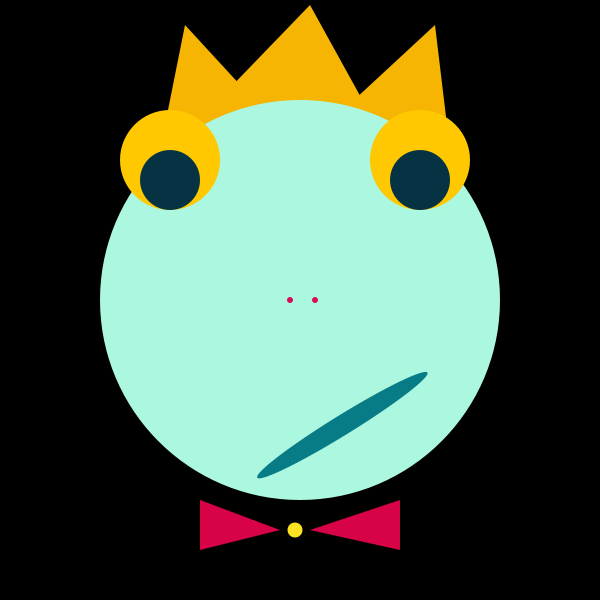
Frame 1 (no input)
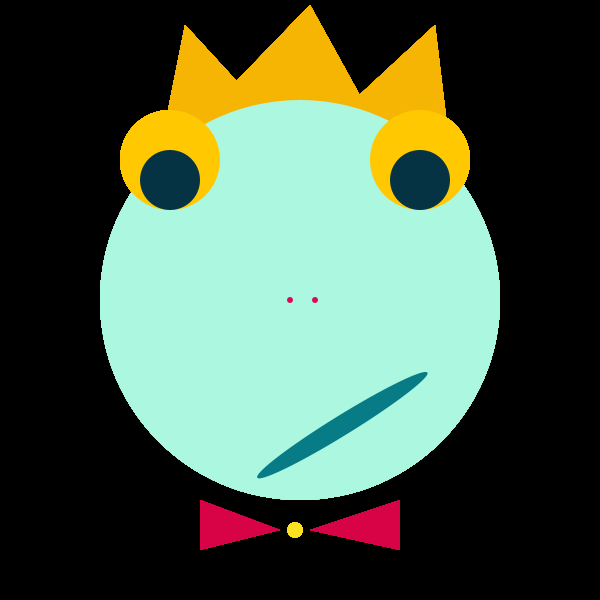
Frame 60 (the mouse pressed at the canvas centre just before this capture)
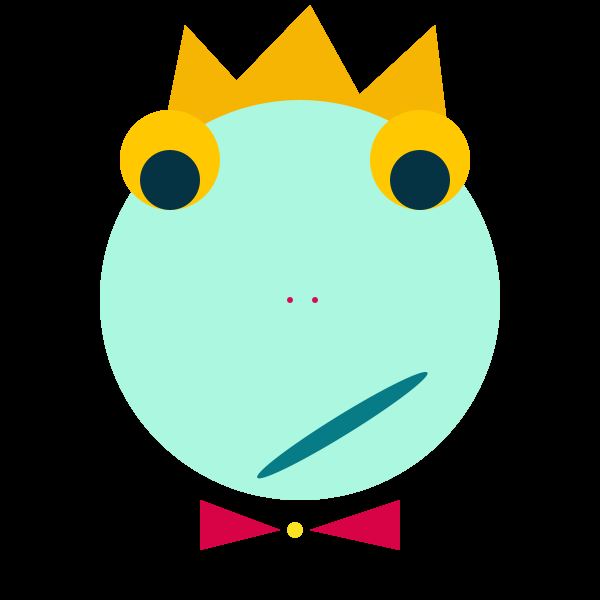
Frame 120 (the mouse held since frame 60 and released just before this capture)

The Processing sketch that drew these frames (run headless with seeded random() and noise(); from frame 60 on, the mouse is pressed at the canvas centre):

// Processing sketch: processing_114088
// ── processing_114088.pde

void setup (){
  size(600, 600);
  smooth ();
  background(0);
  noStroke ();
}

void draw (){
  

//Crown-corona
  fill (#F5B502);
  triangle(160, 150, 185, 25, 300, 150); 
  triangle(170, 150, 310, 5, 390, 150); 
  triangle(300,150, 435, 25, 450, 150); 
  
  //face-cara
 fill (#ACF7DF);
 ellipse(300,300,400,400);  

//eye 1- ojo 1   
  fill(300, 200,0);
  ellipse(170, 160,100, 100);

//eye 2- ojo 2 (COPYPASTE LEFTEYE -change first value)
   ellipse(420, 160,100, 100);

//pupils 

  fill(#053343);
  ellipse(170, 180, 60, 60);
  //(copypaste- change 1st value) 
  ellipse(420, 180, 60, 60);

//NOSE-nariz

  fill(#D80B5A);
 
  ellipse(290, 300, 6, 6);
  ellipse(315, 300, 6, 6);


//MOUTH-boca

pushMatrix ();
translate (460, 235);
rotate (45);
fill(#087C86);
ellipse(100, 200, 20, 200);
 popMatrix ();
  
//pajarita-b.tie

  fill (#D80246);
  triangle(200,500,200,550,280,530);
  triangle(310,530,400,550,400,500);
  
  pushMatrix();
  translate(195, 430);
  fill (#FCE321);
  ellipse (100, 100, 15, 15);
  popMatrix ();

}
